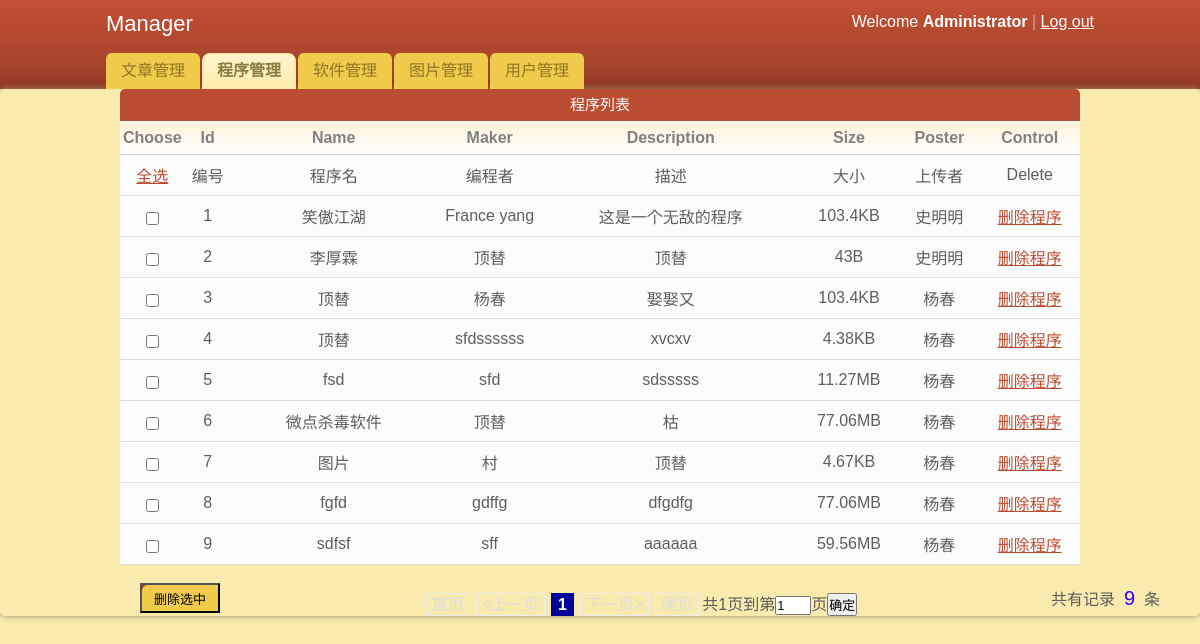
The app's page /admin/behindPage/super_program.php (signed in) with its own data.
### tables this page shows
CREATE TABLE IF NOT EXISTS `program` (
  `id` smallint(6) NOT NULL AUTO_INCREMENT COMMENT '编号',
  `name` varchar(40) NOT NULL COMMENT '名字',
  `maker` varchar(40) NOT NULL COMMENT '编程者',
  `description` mediumtext NOT NULL COMMENT '描述',
  `poster` varchar(32) NOT NULL COMMENT '上传者',
  `filename` varchar(32) NOT NULL COMMENT '纯粹文件名',
  `size` varchar(32) NOT NULL COMMENT '大小',
  `path` varchar(128) NOT NULL COMMENT '文件路径',
  `posttime` date NOT NULL COMMENT '日期',
  `self` tinyint(4) NOT NULL COMMENT '公开性，0为公开，1为不公开',
  PRIMARY KEY (`id`)
);

### admin/behindPage/super_program.php (the view, shortened to what this page needs)
<?php
   require_once('../../conn/connect.php');
if (!isset($_GET['p'])){
	$page = 1;
}else{
$page = $_GET['p'];}
$pagesize = 10;
$sql = "select id from program";
$mysqli_result=$mysqli->query($sql);
if(isset($mysqli_result->num_rows)){
	$total = $mysqli_result->num_rows;
}
else $total="0";
$total_pages = ceil($total/$pagesize);
$page_banner = "<div class='page'>";
$start = 1;
$end = $total_pages;
$sql = "SELECT * FROM program LIMIT ".($page-1)*$pagesize .",$pagesize";
$query = $mysqli->query($sql);
?>
<!DOCTYPE html PUBLIC "-//W3C//DTD XHTML 1.0 Transitional//EN" "http://www.w3.org/TR/xhtml1/DTD/xhtml1-transitional.dtd">
<html xmlns="http://www.w3.org/1999/xhtml">
<head>
	<link rel="stylesheet" href="../../css/super_style.css" type="text/css" media="all" />
</head>
<body>
<div id="header">
	<div class="shell">
		<div id="top">
			<h1>Manager</h1>
			<div id="top-navigation">
				Welcome <strong>Administrator</strong>
				<span>|</span>
				<a href="logout.php">Log out</a>
			</div>
	  </div>
		<div id="navigation">
			<ul>
			    <li><a href="super_article.php" ><span>文章管理</span></a></li>
			    <li><a href="super_program.php" class="active"><span>程序管理</span></a></li>
			    <li><a href="super_app.php"><span>软件管理</span></a></li>
			    <li><a href="super_picture.php"><span>图片管理</span></a></li>
			    <li><a href="super_user.php"><span>用户管理</span></a></li>
			</ul>
		</div>
	</div>
</div>
				<div class="box">
					<div class="box-head">
						<h2 class="left" id="ob_type">程序列表</h2>
					</div>
                    <div class="table">
					<table width="100%" border="0" cellspacing="0" cellpadding="0">
							<tr>
								<th width="30px">Choose</th>
                                <th width="40px">Id</th>
								<th width="200px">Name</th>
                                <th width="100px">Maker</th>
								<th width="250px">Description</th>
								<th>Size</th>
                                <th>Poster</th>
								<th class="ac">Control</th>
							</tr>
    					<form name="form1" id="form1" method="post" action="program.del.handle.php?check=more">
							<tr>
								<td><a id="allselect" onclick="javascript:return allselect()">全选</a></td>
                                <td>编号</td>
								<td>程序名</td>
                                <td>编程者</td>
								<td>描述</td>
								<td>大小</td>
                                <td>上传者</td>
								<td>Delete</td>
							</tr>
<?php
	if($query && $query->num_rows>0){
		$i=($page-1)*$pagesize+1;
	while($result=$query->fetch_array()){
		$size1=$result['size'];
					if($size1 <1024)
					$size=$size1."B";
					else if($size1<1024*1024)
					$size=round($size1/(1024),2)."KB";
					else if($size1<1024*1024*1024)
					$size=round($size1/(1024*1024),2)."MB";
					else if($size1<1024*1024*1024*1024)
					$size=round($size1/(1024*1024*1024),2)."GB";
					else
					$size="文件过大！";
?>
                            <tr>
                            	<td><input type="checkbox"  name="checkBoxs[]" value="<?php echo $result['id'];?>" class="checkbox" /></td>
                                <td><?php echo $i;?></td>
                                <td><?php echo $result['name'];?></td>
                                <td><?php echo $result['maker'];?></td>
                              	<td><?php echo $result['description'];?></td>
                                <td><?php echo $size;?></td>
                                <td><?php echo $result['poster'];?></td>
                                <td><a href="program.del.handle.php?id=<?php echo $result['id'];?>" onclick="javascript:return confir()">删除程序</a></td>
                            </tr>
<?php $i++;
	}
	}
	else {
		echo "尚无程序上传！";
	}
?>
                    	</table>
                        </div> <br/><br/>
                        <div id="sub"> <input type="submit" name="submit1" id="submit1" value="删除选中" onclick="javascript:return submit_confirm()"/>
                        </div></form>
<div id="page">
            <?php
if($page > 1){
    $page_banner.= "<a href='".$_SERVER['PHP_SELF']."?p=1'>首页</a>";
    $page_banner.= "<a href='".$_SERVER['PHP_SELF']."?p=".($page-1)."' ><上一页</a>";
}else{
    $page_banner.="<span class='disable'>首页</span>";
    $page_banner.="<span class='disable'><上一页</span>";
}
for($i=$start;$i<=$end;$i++){
    if($page==$i){
        $page_banner.="<span class='current'>{$i}</span>";
    }else{
    $page_banner.= "<a href='".$_SERVER['PHP_SELF']."?p=".$i."' >$i</a>";
    }
}
if($page < $total_pages){
    $page_banner.= "<a href='".$_SERVER['PHP_SELF']."?p=".($page+1)."' >下一页></a>";
    $page_banner.= "<a href='".$_SERVER['PHP_SELF']."?p=".($total_pages)."'>尾页</a>";
}else{
    $page_banner.="<span class='disable'>下一页></span>";
    $page_banner.="<span class='disable'>尾页</span>";
  }
$page_banner.="共{$total_pages}页";
$page_banner.="<form action = 'article.manage.php' method='get'>";
$page_banner.="到第<input type='text' size='2' name='p' value='$page'>页";
$page_banner.="<input type='submit' value='确定'>";
$page_banner.="</form></div>";
echo $page_banner;
?>
  </div>
<div id="num">共有记录&nbsp;&nbsp;<span id="num2"><?php echo $total;?></span>&nbsp;&nbsp;条
</div>
</body>
</html>

### css/super_style.css (style rules this page uses)
* { padding: 0; margin: 0; outline: 0; border: 1px solid #; }
body { background:#f9ebae; font-family: Verdana, sans-serif; line-height:14px; color:#5e5e5e; }
input, textarea, select { font-family: Verdana, sans-serif; font-size:13px; }
.checkbox { width:13px; height:13px; vertical-align:top; position:relative; top:2px; }
a { color:#ba4c32; text-decoration: underline; cursor:pointer; }
.left, .alignleft { width:80%;display:inline;margin:0 auto; }
.ac { text-align: center !important; }
h1 { font-size:22px; line-height:24px; color:#fff; font-weight: normal; }
h2 { font-size:15px; font-weight: normal; }
.shell { width:988px; margin:0 auto; }
#header { height:89px; background:url(../Images/header.gif); white-space:nowrap; }
#header h1 { float:left; display:inline; padding-top:12px; }
#top-navigation { float:right; white-space:nowrap; color:#fff; padding-top:15px; }
#top-navigation a { color:#fff; }
#top-navigation span { color:#dca598; }
#top { height:53px; }
#navigation { height:36px; }
#navigation ul { list-style-type: none; }
#navigation ul li { float:left; display:inline; margin-right:2px; }
#navigation ul li a, #navigation ul li a span { float:left; height:36px; background:url(../Images/tab.gif) no-repeat 0 0; padding:0 0 0 15px; }
#navigation ul li a span { background-position:right 0; padding:0 15px 0 0; }
#navigation ul li a { line-height:36px; color:#907525; text-decoration: none; }
#navigation ul li a.active, #navigation ul li a:hover { background-position:0 bottom; }
#navigation ul li a.active span, #navigation ul li a:hover span { background-position:right bottom; }
#navigation ul li a.active { font-weight: bold; color:#887e42; }
.table { text-align:center; width: 80%; margin: 0 auto; }
.table th { background:#fffdfa url(../Images/th.gif) repeat-x 0 0; color:#818181; padding:7px 3px; border-bottom:solid 1px #d2d1cb; }
.table td { background:#fbfcfc; border-bottom:solid 1px #e0e0e0; padding:8px 3px; text-align:center; }
.box-head { background: #ba4c32; height: 32px; color: #fff; line-height: 32px; white-space: nowrap; border-bottom: solid 1px #fff; }
.box { -moz-border-radius:5px; -webkit-border-radius:5px; -moz-box-shadow: 0 0 6px #978f6c; -webkit-box-shadow: 0 0 6px #978f6c; }
.box-head { -moz-border-radius-topleft: 5px; -moz-border-radius-topright: 5px; -webkit-border-top-left-radius: 5px; -webkit-border-top-right-radius: 5px; text-align: center; width:80%; margin:0 auto; }
#page { text-align:center; }
#page span.current { border:#000099 1px solid; background-color:#000099; padding:2px 6px; margin:3px; color:#fff; font-weight:bold; }
#page span.disable { border:#eee 1px solid; padding:2px 5px; margin:3px; color:#ddd; }
#page form { display:inline; }
#sub { float:left; margin-left:140px; margin-right:-140px; }
#sub #submit1 { cursor:pointer; background:url(../Images/tab.gif); border:2px 1px 1px 1px; width:80px; height:30px; margin-top:-10px; }
#num { margin-right:40px; margin-top:-25px; float:right; }
#num2 { color: #30F; font-size:20px; }

### records on screen
program: name "笑傲江湖", maker "France yang", description "这是一个无敌的程序", size "103.4KB", poster "史明明"
program: name "李厚霖", maker "顶替", description "顶替", size "43B", poster "史明明"
program: name "顶替", maker "杨春", description "娶娶又", size "103.4KB", poster "杨春"
program: name "顶替", maker "sfdssssss", description "xvcxv", size "4.38KB", poster "杨春"
program: name "fsd", maker "sfd", description "sdsssss", size "11.27MB", poster "杨春"
program: name "微点杀毒软件", maker "顶替", description "枯", size "77.06MB", poster "杨春"
program: name "图片", maker "村", description "顶替", size "4.67KB", poster "杨春"
program: name "fgfd", maker "gdffg", description "dfgdfg", size "77.06MB", poster "杨春"
program: name "sdfsf", maker "sff", description "aaaaaa", size "59.56MB", poster "杨春"

### other values on screen
$page_banner "共1页"
$total "9"
